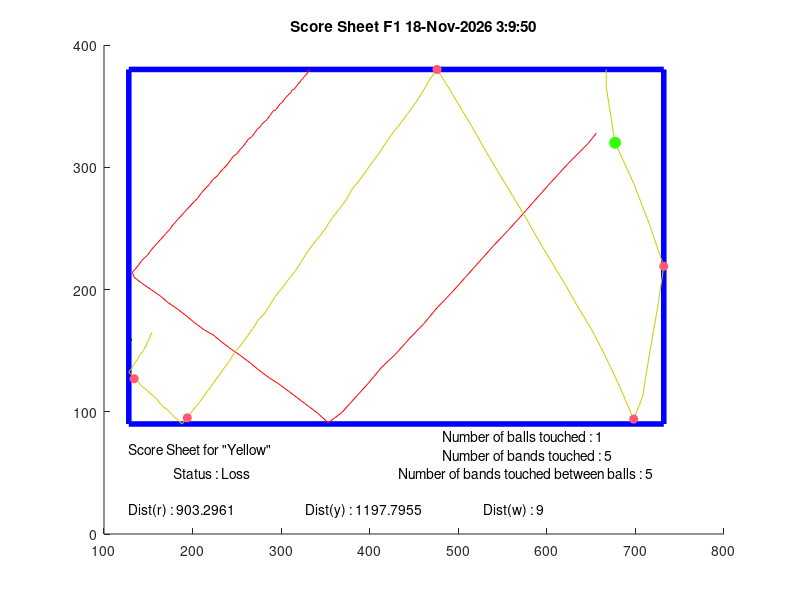
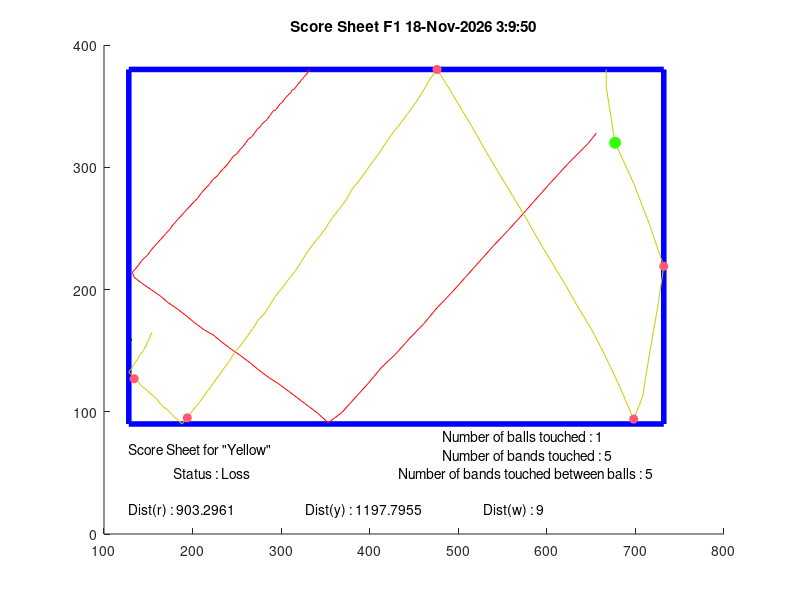

Source code (MATLAB) for these figures, in order:
width = 854;
height=480;
Folder='F1';
Rband = 255;
Gband=89;
Bband = 114;
Rball = 53;
Gball=255;
Bball=0;
line='-';
X1 = [656  656  656  656  656  656  656  656  656  656  656  656  656  656  646  624  605  589  572  557  540  524  508  492  476  461  445  429  413  398  383  368  353  341  330  319  308  297  286  275  265  254  244  233  223  213  202  192  183  173  163  153  143  134  132  138  143  149  154  159  164  169  174  178  183  188  193  198  202  206  210  215  219  223  228  231  235  239  243  246  250  253  257  260  263  267  270  273  276  278  281  284  287  289  291  294  297  299  301  303  305  308  309  311  312  315  316  318  319  320  322  322  324  325  326  326  327  329  329  329  330  330  330  331  331  331  332  332  332  332  332  333
];
Y1 = [152  152  152  152  152  152  152  152  152  152  152  152  152  152  161  177  192  205  219  231  244  257  270  283  295  308  320  333  344  357  369  381  389  381  375  369  363  357  352  346  340  334  329  323  317  313  307  301  296  291  285  280  275  270  266  261  256  252  247  243  239  235  231  227  223  219  215  211  208  205  201  197  194  190  187  184  181  178  174  171  169  166  163  160  157  155  152  149  147  145  143  141  138  136  134  133  130  128  127  125  123  121  120  119  117  116  115  113  112  111  110  109  108  107  106  106  105  104  104  103  103  102  101  101  101  101  101  100  100  100  100  100
];
X2 = [667  667  667  667  667  667  667  667  667  667  667  667  667  667  677  698  716  732  725  716  708  698  682  665  650  634  620  604  590  576  561  546  532  518  504  490  476  468  460  452  444  436  427  419  412  404  396  388  380  374  366  358  351  344  336  329  322  316  308  302  294  288  282  274  268  262  255  248  242  236  230  224  218  212  206  200  194  188  184  179  175  171  167  163  160  156  152  148  144  141  138  134  132  128  129  131  133  134  136  138  139  140  142  144  144  146  146  148  148  149  150  150  151  152  152  152  152  153  153  154  154  154  154  154  154  154  154  154  154  154  154  154
];
Y2 = [100  100  100  100  100  100  100  100  100  100  100  100  100  114  160  193  227  261  295  332  368  386  359  333  312  293  275  256  239  221  203  185  168  150  133  116  100  108  118  127  135  143  151  159  167  175  183  191  198  206  214  221  229  236  243  250  258  265  272  278  285  292  299  305  312  318  325  331  338  344  350  356  362  368  374  379  385  390  387  384  381  378  376  373  370  367  365  362  360  358  355  353  350  348  346  345  342  341  339  337  336  334  332  331  330  328  327  326  325  323  322  321  320  320  319  318  317  317  317  316  316  315  315  315  315  315  315  315  315  315  315  315
];
X3 = [131  131  130  130  130  130  130  130  130  130  130  130  130  130  130  130  131  131  131  131  131  131  131  131  131  131  131  131  131  130  130  130  130  130  130  130  130  130  130  130  130  130  130  130  130  130  130  130  130  131  131  131  131  131  131  131  131  131  131  130  130  130  130  130  130  130  130  130  130  130  130  130  130  130  130  130  130  130  131  131  131  131  131  131  131  131  131  131  131  130  130  130  130  130  130  130  130  130  130  130  130  131  130  131  131  131  131  131  131  131  131  130  131  130  130  130  130  130  130  130  130  130  130  130  130  130  130  130  130  130  130  130
];
Y3 = [321  321  321  321  321  321  321  321  321  321  321  321  321  321  321  321  321  321  321  321  321  321  321  321  321  321  321  321  321  321  321  321  321  321  321  321  321  321  321  321  321  321  321  321  321  321  321  321  321  321  321  321  321  321  321  321  321  321  321  321  321  321  321  321  321  321  321  321  321  321  321  321  321  321  321  321  321  321  321  321  321  321  321  321  321  321  321  321  321  321  321  321  321  321  321  321  321  321  321  321  321  321  321  321  321  321  321  321  321  321  321  321  321  321  321  321  321  321  321  321  321  321  321  321  321  321  321  321  321  321  321  321
];
%% Changement des coordonnées pour matlab

Y1 = (height - Y1);
Y2 = (height - Y2);
Y3 = (height - Y3);

%% Normalisation des valeurs RGB

Ballcol = [Rball Gball Bball]./255;
Bandcol = [Rband Gband Bband]./255;

%% Detection des bords

Xmin = min([X1,X2,X3]);
Xmax = max([X1,X2,X3]);
Ymin = min([Y1,Y2,Y3]);
Ymax = max([Y1,Y2,Y3]);

Xframe = [Xmin Xmax Xmax Xmin Xmin];
Yframe = [Ymin Ymin Ymax Ymax Ymin];

%% Détection des valeurs absurdes

OX1=isoutlier(X1,'movmedian',5);
OY1=isoutlier(Y1,'movmedian',5);
OX2=isoutlier(X2,'movmedian',5);
OY2=isoutlier(Y2,'movmedian',5);
OX3=isoutlier(X3,'movmedian',5);
OY3=isoutlier(Y3,'movmedian',5);

OX1id = find(OX1);
OY1id = find(OY1);
OX2id = find(OX2);
OY2id = find(OY2);
OX3id = find(OX3);
OY3id = find(OY3);

if isempty(OX1id) == 0  
    if OX1id(1) == 1
    OX1id(1) = [];
    end
end
if isempty(OY1id) == 0  
    if OY1id(1) == 1
    OY1id(1) = [];
    end
end
if isempty(OX2id) == 0  
    if OX2id(1) == 1
    OX2id(1) = [];
    end
end
if isempty(OY2id) == 0  
    if OY2id(1) == 1
    OY2id(1) = [];
    end
end
if isempty(OX3id) == 0  
    if OX3id(1) == 1
    OX3id(1) = [];
    end
end
         
if isempty(OY3id) == 0  
    if OY3id(1) == 1
    OY3id(1) = [];
    end
end

X1(OX1id)=X1(OX1id-1);
Y1(OY1id)=Y1(OY1id-1);
X2(OX2id)=X2(OX2id-1);
Y2(OY2id)=Y2(OY2id-1);
X3(OX3id)=X3(OX3id-1);
Y3(OY3id)=Y3(OY3id-1);


%% Détection de la premiere balle qui bouge
    
d=2;

distB1 = sqrt((X1-X1(1)).^2+(Y1-Y1(1)).^2);
distB2 = sqrt((X2-X2(1)).^2+(Y2-Y2(1)).^2);
distB3 = sqrt((X3-X3(1)).^2+(Y3-Y3(1)).^2);
    
mb1=find(distB1>d, 1);
mb2=find(distB2>d, 1);
mb3=find(distB3>d, 1);

%% Calcul du nombre de boules touchées

touch = 2;

if isempty(mb1) 
   mb1 = size(X1,2)-2;
   touch = touch - 1;
end
if isempty(mb2) 
   mb2 = size(X2,2)-2; 
      touch = touch - 1;

end
if isempty(mb3) 
   mb3 = size(X3,2)-2;
      touch = touch - 1;
end

%% Détermination de l'ordre de mouvement des boules

A=[mb1,mb2,mb3];
[tfirst,ifirst] = min(A);
[tthird, ithird] = max(A);
A(ifirst) = [];
tsecond = min(A);

switch ifirst
    case 1
    XFIRST = X1;
    YFIRST = Y1;
    player = 'Score Sheet for "Red" ';
    switch ithird
        case 2
            XSECOND = X3;
            YSECOND = Y3;
            XTHIRD = X2;
            YTHIRD = Y2;
            
        case 3
            XSECOND = X2;
            YSECOND = Y2;
            XTHIRD = X3;
            YTHIRD = Y3;   
    end
    case 2
    XFIRST = X2;
    YFIRST = Y2;
    player = 'Score Sheet for "Yellow" ';
    switch ithird
        case 1
            XSECOND = X3;
            YSECOND = Y3;
            XTHIRD = X1;
            YTHIRD = Y1;
        case 3
            XSECOND = X1;
            YSECOND = Y1;
            XTHIRD = X3;
            YTHIRD = Y3;
    end
    case 3
    XFIRST = X3;
    YFIRST = Y3;
    player = 'Score Sheet for "White" ';
    switch ithird
        case 1
            XSECOND = X2;
            YSECOND = Y2;
            XTHIRD = X1;
            YTHIRD = Y1;
        case 2
            XSECOND = X1;
            YSECOND = Y1;
            XTHIRD = X2;
            YTHIRD = Y2;    
    end
end

%% Détection des chocs entre la premère boule et les bandes
dboule = 9;

rbndXmin = find(abs(XFIRST-Xmin)<= dboule);
rbndXmin = rbndXmin(rbndXmin >=tfirst & abs(diff([0,rbndXmin]))>1);
    
rbndXmax = find(abs(XFIRST-Xmax)<= dboule);
rbndXmax = rbndXmax(rbndXmax >=tfirst & abs(diff([0,rbndXmax]))>1);
    
rbndYmin = find(abs(YFIRST-Ymin)<= dboule);
rbndYmin = rbndYmin(rbndYmin >=tfirst & abs(diff([0,rbndYmin]))>1);
    
rbndYmax = find(abs(YFIRST-Ymax)<= dboule);
rbndYmax = rbndYmax(rbndYmax >=tfirst & abs(diff([0,rbndYmax]))>1);
    
nbrebonds = size(rbndXmin,2) + size(rbndXmax,2) + size(rbndYmin,2) + size(rbndYmax,2);
    
rebondsentre = size(rbndXmin(rbndXmin>=tsecond & rbndXmin<=tthird),2)...
              +size(rbndXmax(rbndXmax>=tsecond & rbndXmax<=tthird),2)...
              +size(rbndYmin(rbndYmin>=tsecond & rbndYmin<=tthird),2)...
              +size(rbndYmax(rbndYmax>=tsecond & rbndYmax<=tthird),2);
         
    
%% Calcul des distances parcourues par chaque boule    
    
DistR = sum(sqrt(diff(X1).^2 + diff(Y1).^2));
DistY = sum(sqrt(diff(X2).^2 + diff(Y2).^2));
DistW = sum(sqrt(diff(X3).^2 + diff(Y3).^2));
    
%% Detection des chocs entre les boules   

% chocs12 = find(abs(YFIRST(tsecond-2:tsecond+2)-YSECOND(tsecond-2:tsecond+2))<=35 & abs(XFIRST(tsecond-2:tsecond+2)-XSECOND(tsecond-2:tsecond+2))<=35);
%   
% chocs13 = find(abs(YFIRST(tthird)-YTHIRD(tthird))<=35 & abs(XFIRST(tthird)-XTHIRD(tthird))<=35);
%     
% if isempty(chocs12) == 1 || touch<1
%     fprintf('pas de choc sur\n');
% else
%     fprintf('choc sur photo %d\n',tsecond);
% end
% 
% if isempty(chocs13) == 1 || touch < 2
% 
%     fprintf('pas de choc sur\n');
% else
%     fprintf('choc sur photo %d\n',tthird);
% end

%% Détermination du score
if touch == 2 && rebondsentre >= 3
    score = 'Status : Win';
else
    score = 'Status : Loss';
end

%% Affichage de la figure
c = clock;
h = num2str(c(4));
min = num2str(c(5));
s = num2str(floor(c(6)));
time = strcat(h,':',min,':',s);

figure(1);
hold on
    title(['Score Sheet',' ',Folder ,' ', date, ' ', time]);
    ylim([0,Ymax+20]);
    plot(Xframe, Yframe,'-b','DisplayName','Bords du billard','LineWidth',4);
    plot(X1,Y1,line,'DisplayName','Boule rouge', 'Color', [1 0 0]);
    plot(X2,Y2,line,'DisplayName','Boule jaune', 'Color', [0.8 0.8 0]);
    plot(X3,Y3,line,'DisplayName', 'Boule blanche', 'Color', [0 0 0]);
    plot(XFIRST(rbndXmin),YFIRST(rbndXmin),'o','MarkerSize',6, 'MarkerFaceColor', Bandcol, 'MarkerEdgeColor', Bandcol);
    plot(XFIRST(rbndXmax),YFIRST(rbndXmax),'o','MarkerSize',6, 'MarkerFaceColor', Bandcol, 'MarkerEdgeColor', Bandcol);
    plot(XFIRST(rbndYmin),YFIRST(rbndYmin),'o','MarkerSize',6, 'MarkerFaceColor', Bandcol, 'MarkerEdgeColor', Bandcol);
    plot(XFIRST(rbndYmax),YFIRST(rbndYmax),'o','MarkerSize',6, 'MarkerFaceColor', Bandcol, 'MarkerEdgeColor', Bandcol);
    
    if touch >= 1
    plot(XFIRST(tsecond),YFIRST(tsecond),'o','MarkerSize',8, 'MarkerFaceColor', Ballcol, 'MarkerEdgeColor', Ballcol);
    end
    if touch == 2
    plot(XFIRST(tthird),YFIRST(tthird),'o','MarkerSize',8, 'MarkerFaceColor', Ballcol, 'MarkerEdgeColor', Ballcol);
    end
    
    text(Xmin, 70, player);
    text(Xmin+50, 50, score);
    text(Xmax-250, 80, ['Number of balls touched : ',num2str(touch)]);
    text(Xmax-250, 65, ['Number of bands touched : ',num2str(nbrebonds)]);
    text(Xmax-300, 50, ['Number of bands touched between balls : ',num2str(rebondsentre)]);
    text(Xmin, 20, ['Dist(r) : ',num2str(DistR)]);
    text(Xmin+200, 20, ['Dist(y) : ',num2str(DistY)]);
    text(Xmin+400, 20, ['Dist(w) : ',num2str(DistW)]);
    hold off
             
print('ScoreSheet','-dpdf');
print('ScoreSheet','-dpng');
